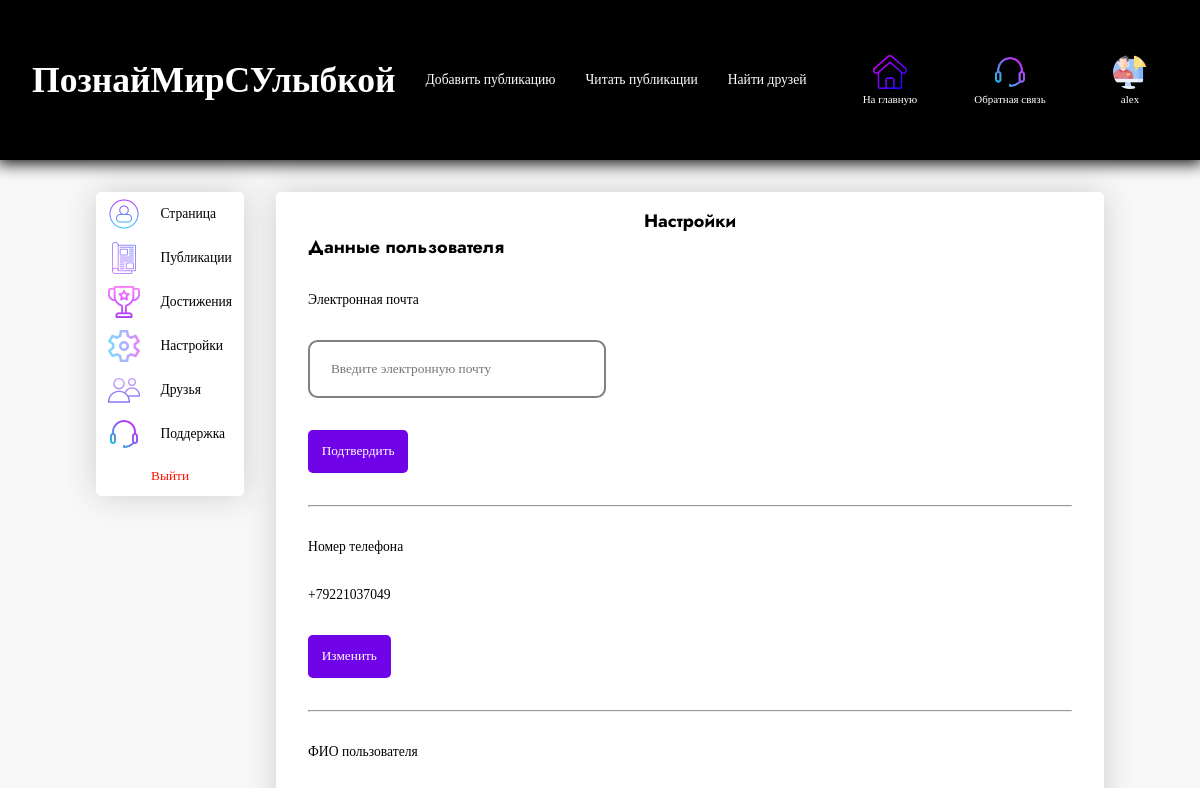
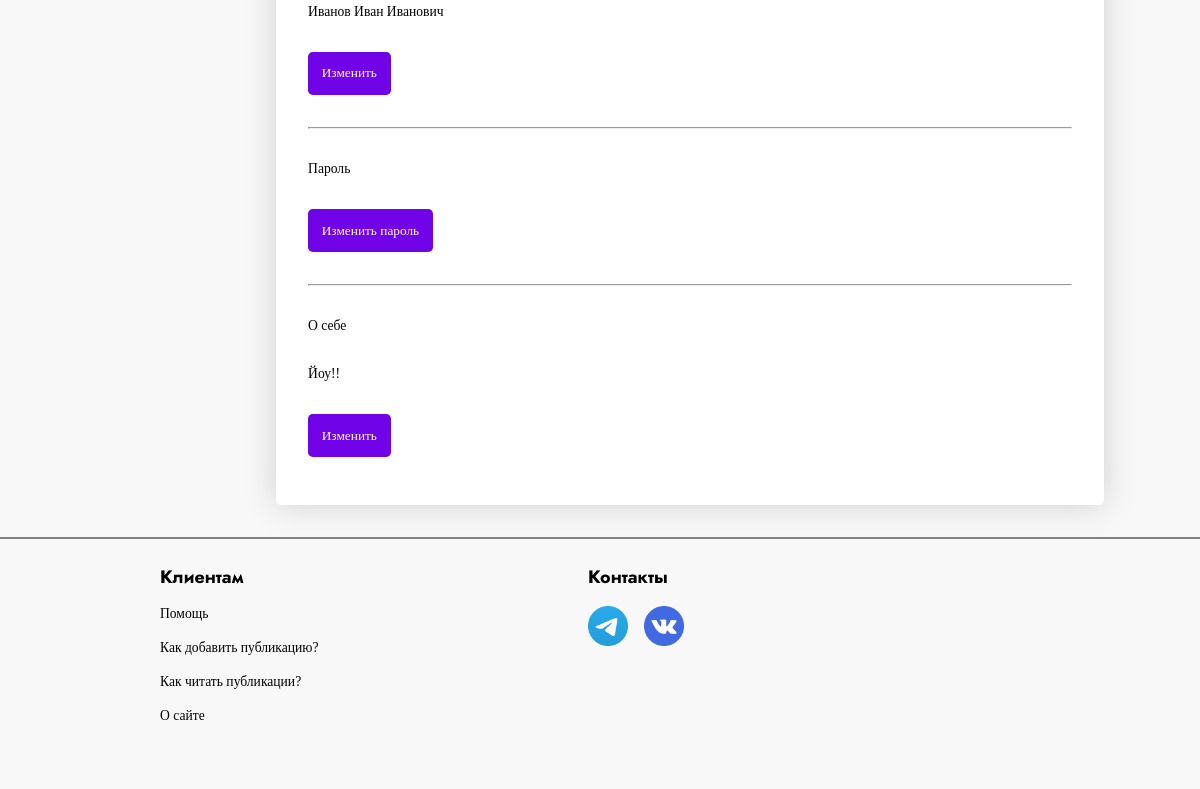
The page /profile/alex/settings (signed in) on the database as committed earlier (2 pictures, top to bottom).
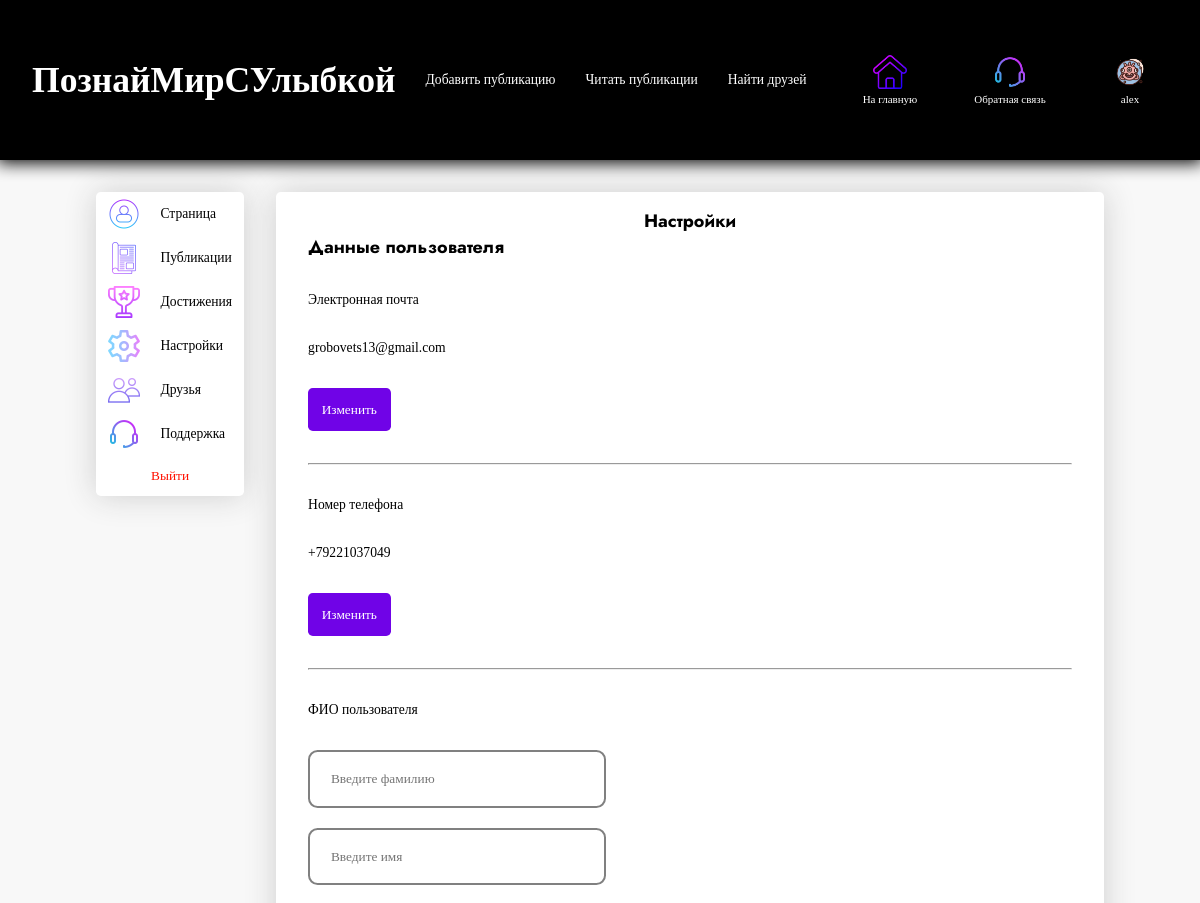
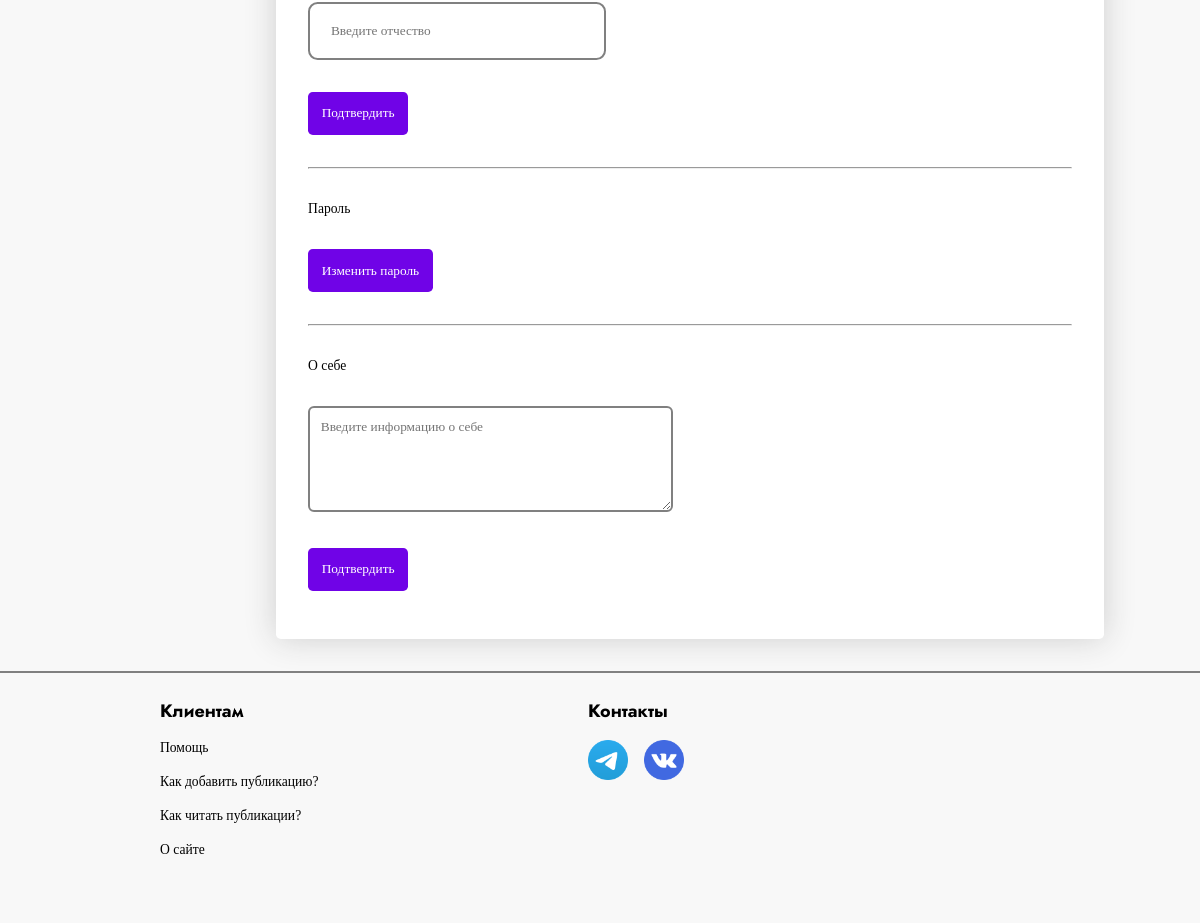
The same page on the database as committed later (2 pictures, top to bottom).
### tables this page shows
CREATE TABLE menu_logged (
            text VARCHAR(80) NOT NULL,
            url VARCHAR(80) NOT NULL,
            img_url VARCHAR(80) NOT NULL,
            class VARCHAR(80) NOT NULL
            );

CREATE TABLE users (
                        id INTEGER PRIMARY KEY,
                        name VARCHAR(20) NOT NULL,
                        password VARCHAR(30) NOT NULL,
                        avatar VARCHAR(80) NOT NULL,
                        add_info VARCHAR(120) NOT NULL,
                        type_info VARCHAR(30) NOT NULL,
                        email VARCHAR(100),
                        number VARCHAR(13),
                        date DATETIME NOT NULL,
                        first_name VARCHAR(50),
                        surname VARCHAR(60),
                        last_name VARCHAR(60),
                        about_me TEXT,
                        coins TINYINT DEFAULT 0
                        );

### app.py (the view)
@app.route('/profile/<name>/settings', methods=['POST', 'GET'])
@login_required
def settings(name):
    return render_template('profile_settings.html',
                           links_header=db.get_info_menu_right(current_user),
                           title=f'Настройки',
                           menu=db.profile_menu(),
                           links_header_text=db.get_info_menu_left(),
                           form_exit=ExitForm(),
                           info=db.find_user(current_user.get_name()),
                           form_email=ChangeEmailForm(),
                           form_number=ChangeNumberForm(),
                           form_fio=ChangeFioForm(),
                           form_about_me=ChangeAboutMeForm(),
                           none=None,
                           bool=bool,
                           session=session)

### forms.py
class ExitForm(FlaskForm):
    submit1 = SubmitField('Выйти')

class ChangeEmailForm(Submit):
    email = StringField(validators=[Email(), DataRequired()])

### app.py (called while the page is built)
@login_manager.user_loader
def load_user(user_id):
    return UserLogin().add_info_user(user_id, db)

### database.py (called while the page is built)
    def get_info_menu_right(self, current_user):
        if current_user.is_authenticated:
            self.cursor.execute('SELECT * FROM menu_logged')
            res = self.cursor.fetchall()
            return res
        self.cursor.execute('SELECT * FROM menu')
        res = self.cursor.fetchall()
        return res

    def get_info_menu_left(self):
        self.cursor.execute('SELECT * FROM menu_text')
        res = self.cursor.fetchall()
        return res

    def profile_menu(self):
        self.cursor.execute('SELECT * FROM menu_profile')
        return self.cursor.fetchall()

    def find_user(self, name):
        self.cursor.execute(f"""SELECT *
                                FROM users
                                WHERE name = '{name}'
                                """)
        return self.cursor.fetchone()

### user_login.py (called while the page is built)
    def add_info_user(self, user_id, db):
        self.__user = db.get_info_user(user_id)
        return self

### templates/profile_settings.html (shortened to what the changed rows need)
{% extends 'profile.html' %}
{% block window %}
   <div class = 'email_user'>
    {% if info['email'] %}
      <div class = 'without_form_settings email_form'>
        <div class = 'block2_settings'>
          <p class = 'info_settings_text'> {{info['email']}} </p>
        </div>
        <div class = 'block3_settings'>
          <button class = 'change_info_btn hover_submit' id = 'submit_filter' onclick = 'open_menu_form("email_form")'>
            Изменить
          </button>
        </div>
      </div>
      <form action = '/add_email' method = 'post' class = 'change_info_form email_form' style = 'display: none;'>
    {% else %}
      <form action = '/add_email' method = 'post' class = 'change_info_form email_form'>
    {% endif %}
        <div class = 'block2_settings'>
          {{form_email.email(placeholder = 'Введите электронную почту', class = 'email input_field', value = '' if info['email'] is none else info['email'])}}
        </div>
        <div class = 'block3_settings'>
          {{form_email.submit(id = 'submit_filter', class = 'hover_submit')}}
        </div>
      </form>
  </div>
  <div class = 'number_user'>
    {% if info['number'] %}
      <div class = 'without_form_settings number_form'>
        <div class = 'block2_settings'>
          <p class = 'info_settings_text'> {{info['number']}} </p>
        </div>
        <div class = 'block3_settings'>
          <button class = 'change_info_btn submit_filter hover_submit' id = 'submit_filter' onclick = 'open_menu_form("number_form")'>
            Изменить
          </button>
        </div>
      </div>
    {% else %}
      <form action = '/add_number' method = 'post' class = 'change_info_form number_form'>
    {% endif %}
  </div>
  <div class = 'fio_user'>
    {% if info['first_name'] %}
      <div class = 'without_form_settings fio_form'>
        <div class = 'block2_settings'>
          <p class = 'info_settings_text'> {{info['surname']}} {{info['first_name']}} {{info['last_name']}} </p>
        </div>
        <div class = 'block3_settings'>
          <button class = 'change_info_btn submit_filter hover_submit' id = 'submit_filter' onclick = 'open_menu_form("fio_form")'>
            Изменить
          </button>
        </div>
      </div>
      <form action = '/add_fio' method = 'post' class = 'change_info_form fio_form' style = 'display: none;'>
    {% else %}
      <form action = '/add_fio' method = 'post' class = 'change_info_form fio_form'>
    {% endif %}
        <div class = 'block2_settings fio_inputs_settings'>
          {{form_fio.sur(placeholder = 'Введите фамилию', class = 'fio input_field', value = '' if info['surname'] is none else info['surname'])}}
          {{form_fio.first(placeholder = 'Введите имя', class = 'fio input_field margin_fio', value = '' if info['first_name'] is none else info['first_name'])}}
          {{form_fio.last(placeholder = 'Введите отчество', class = 'fio input_field margin_fio', value = '' if info['last_name'] is none else info['last_name'])}}
        </div>
        <div class = 'block3_settings'>
          {{form_fio.submit(id = 'submit_filter', class = 'hover_submit')}}
        </div>
      </form>
  </div>
  <div class = 'about_me_user'>
    {% if info['about_me'] %}
      <div class = 'without_form_settings about_me_form'>
        <div class = 'block2_settings'>
          <p class = 'info_settings_text'> {{info['about_me']}} </p>
        </div>
        <div class = 'block3_settings'>
          <button class = 'change_info_btn submit_filter hover_submit' id = 'submit_filter' onclick = 'open_menu_form("about_me_form")'>
            Изменить
          </button>
        </div>
      </div>
      <form action = '/add_about_me' method = 'post' class = 'change_info_form about_me_form' style = 'display: none;'>
    {% else %}
      <form action = '/add_about_me' method = 'post' class = 'change_info_form about_me_form'>
    {% endif %}
        <div class = 'block2_settings'>
          {{form_about_me.about_me(placeholder = 'Введите информацию о себе', class = 'about_me input_field')}}
        </div>
        <div class = 'block3_settings'>
          {{form_about_me.submit(id = 'submit_filter', class = 'hover_submit')}}
        </div>
      </form>
  </div>
{% endblock %}

### templates/index.html (shortened to what this page needs)
<!DOCTYPE html>
<html lang="en">
<head>
    <link rel = 'stylesheet' href = '{{url_for("static", filename="css/style.css")}}'>
</head>
{% block body %}
<body style = 'background: #f8f8f8'>
{% endblock %}
    <div class = 'header'>
        {% if current_user.is_authenticated %}
        <a href = '/profile/{{current_user.get_name()}}'>
        {% else %}
        <a href = '/'>
        {% endif %}
          <h1> ПознайМирСУлыбкой </h1>
        </a>
        {% for link in links_header_text %}
            <a href = "{{link['url']}}" class = "{{link['class']}}">
                {{link['text']}}
            </a>
        {% endfor %}
        {% block links_header %}
            {% for link in links_header %}
            <a class = 'block_link_header {{link["class"]}}' href = '{{link["url"]}}'>
                <img src = '{{link["img_url"]}}' class = 'img_link_header'>
                <span class = 'p_link_header'> {{link["text"]}} </span>
            </a>
            {% endfor %}
        {% endblock %}
    </div>
    {% block content %}{% endblock %}
    {% block footer %}
    <footer>
      <div class = 'content_footer'>
        <div class = 'clients_div'>
          <h3> Клиентам </h3>
          <div class = 'footer_link_div'>
            <a href = '/support' class = 'footer_link'>
              <p> Помощь </p>
            </a>
          </div>
          <div class = 'footer_link_div'>
            <button class = 'footer_help_btn'>
              <p> Как добавить публикацию? </p>
            </button>
          </div>
          <div class = 'footer_link_div'>
            <button class = 'footer_help_btn'>
              <p> Как читать публикации? </p>
            </button>
          </div>
          <div class = 'footer_link_div'>
            <button class = 'footer_help_btn'>
              <p> О сайте </p>
            </button>
          </div>
        </div>
        <div class = 'connect_div'>
          <h3> Контакты </h3>
          <div class = 'iconic_div_footer'>
            <a href = 'https://t.me/rayson0_0' class = 'iconic_footer_a'>
              <img src = '{{url_for("static", filename="images/iconic/telegram.png")}}' class = 'iconic_img_footer'>
            </a>
            <a href = 'https://vk.com/id818581144' class = 'iconic_footer_a' style = 'margin-left: 1em'>
              <img src = '{{url_for("static", filename="images/iconic/vk.png")}}' class = 'iconic_img_footer'>
            </a>
          </div>
        </div>
      </div>
    </footer>
    {% endblock %}
</body>
</html>

Rows that differ between the two databases and show on the page:
changed menu_logged "alex": img_url: a different picture
changed users: email (not shown) → "grobovets13@gmail.com"; surname "Иванов" → (not shown); first_name "Иван" → (not shown); last_name "Иванович" → (not shown); about_me "Йоу!!" → (not shown)
Other text that changed with them:
form field submit: (not shown) → "Подтвердить"
form field submit: "Подтвердить" → (not shown)
